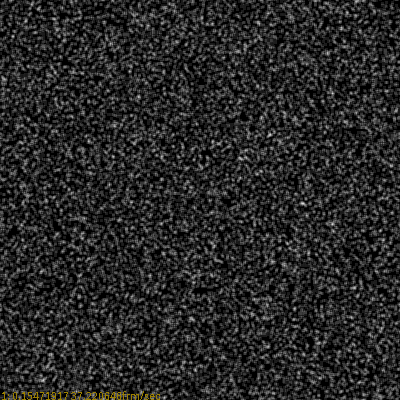
Frame 1 (no input)
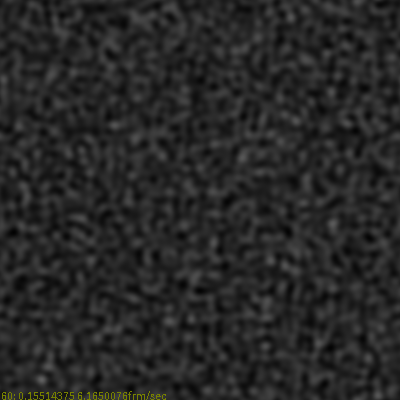
Frame 60 (the mouse pressed at the canvas centre just before this capture)
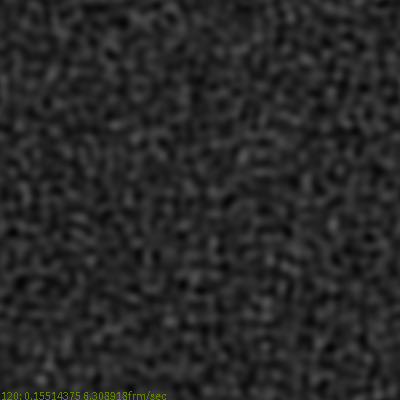
Frame 120 (the mouse held since frame 60 and released just before this capture)

The Processing sketch that drew these frames (run headless with seeded random() and noise(); from frame 60 on, the mouse is pressed at the canvas centre):

// Processing sketch: Pattern05
// ── Pattern05.pde
/// Simple floating point based cellular automaton.

int SIDE=400;
double[][] cstates=new double[SIDE][SIDE]; //Current states of cells
double[][] nstates=new double[SIDE][SIDE]; //New states of cells
float DENS=0.15;//0.5;

//Weights depending on the neighbor's distance
double WeightDist3=-0.3; //-0.333333333333333333;//-0.4; //-0.2;
double WeightDist2=0.1; // 0.1;//-0.1; //-0.05;
double WeightDist1=6.066666666666667; // 6.155555555555555556;//6.68888888888889;//1.0; //6.06666666666667;
double WeightSum=9*WeightDist1+16*WeightDist2+24*WeightDist3;

//Statistic
float average=0;

void settings()
{
  size(SIDE, SIDE);
  noSmooth();
}

void initialiseDens()
{
  for (int i=0; i<SIDE; i++)
    for (int j=0; j<SIDE; j++)
      if (random(1.0)<DENS)
        cstates[i][j]=1.0;
      else
        cstates[i][j]=0.0;
}

void initialiseLine() //Alternative initialisation
{
  for (int i=0; i<SIDE; i++)
    for (int j=0; j<SIDE; j++)
      if (j==SIDE/2)
        cstates[i][j]=1.0;
      else
        cstates[i][j]=0.0;
}

void visualise()
{
  double sum=0; //More precise
  for (int i=0; i<SIDE; i++)
    for (int j=0; j<SIDE; j++)
    {
      double value=cstates[i][j];
      sum+=value;
      
      if(0.<=value && value<=1.)
        stroke((float)value*255);
      else if(value<0.)
        stroke(255,0,0);
      else
        stroke(0,255,255);
        
      point(i,j);  
    }
    
  average=(float)sum/(SIDE*SIDE); //with limited precision of the result
}

void newStates()
{
  for (int i=0; i<SIDE; i++)
    for (int j=0; j<SIDE; j++)
    {
      double sum=0;
      for(int l=-3;l<=3;l++)
       for(int r=-3;r<=3;r++)
       {
         int a=(i+l+SIDE)%SIDE;
         int b=(j+r+SIDE)%SIDE;
         
         double w=WeightDist1;
         
         //when any neighborhood coordinate is distant by 3.
         if(l==-3 || l==3 || r==-3 || r==3)
           w=WeightDist3;
         else if(l==-2 || l==2 || r==-2 || r==2) // and if not at 3, then at 2
           w=WeightDist2;
           
         sum+=cstates[a][b]*w;
       }
       
       sum/=WeightSum;
       //If the initial density is not 0.5, then for many sets of weights 
       //the truncations below zero and above 1 do not balance each other, 
       //and the average then tends to 0.5 (faster or slower)
       if(0.<=sum && sum<=1.)
         nstates[i][j]=sum;
       else if(sum<0) 
         nstates[i][j]=0.;
       else
         nstates[i][j]=1.;
       
    }
   
   double[][] tmp=cstates;
   cstates=nstates;
   nstates=tmp;
}

void setup()
{
  if(DENS>0) //selection of initialization method
    initialiseDens();
  else
    initialiseLine();
  visualise();
  frameRate(100); // wishful thinking :-D
}

void draw()
{
  newStates();
  visualise();
  fill(64+random(128),128,0);
  String msg=frameCount+": "+average+" "+frameRate+"frm/sec";
  text(msg,1,height); // here we have the actual speed.
  if(frameCount%10==0) println(msg);
}

/// @date 2025-11-20 (initial)
